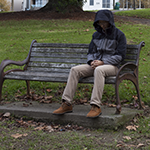
#> input picture Assignment3/Images/manSitting.png, 150 x 150 px, found by its file name
$ python OtsuMultiClasses.py
#> lines starting #> are read from the running program, lines starting #| are printed output that depends on the picture
import cv2 as cv
import numpy as np
from matplotlib import pyplot as plt
from skimage import img_as_ubyte
from skimage.filters import threshold_multiotsu
from matplotlib.colors import ListedColormap

sittingImage = r"C:\Users\ppatu\Computer-Vision-Assignments\Computer-Vision-Assignments\Assignment3\Images\manSitting.png"
standingImage = r"C:\Users\ppatu\Computer-Vision-Assignments\Computer-Vision-Assignments\Assignment3\Images\manStanding.png"
binaryImage = r"C:\Users\ppatu\Computer-Vision-Assignments\Computer-Vision-Assignments\Assignment3\Images\binaryImage.png"

def binaryOtsu(image_paths):
    for idx, image_path in enumerate(image_paths):     # Cycles through each listed image
        image = cv.imread(image_path, cv.IMREAD_COLOR) # Loads the image with color
#> image is the input picture: shape (150, 150, 3); mean B, G, R 66.9, 81.4, 82.1
        blur = cv.cvtColor(image, cv.COLOR_BGR2GRAY)   # Converts to grayscale for Otsu function
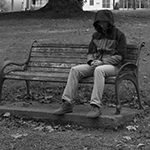
#> blur: shape (150, 150); min 0, max 255, mean 79.9

               # Gaussian filter allows for smoother segmentation

        # multi level classes
        thresholds = threshold_multiotsu(blur, classes=5)
#> thresholds = [51, 82, 114, 168]
        regions = np.digitize(blur, bins=thresholds)
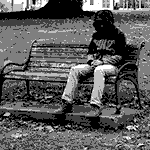
#> regions: shape (150, 150) int64; min 0, max 4, mean 1.41; drawn with min black and max white
        output = img_as_ubyte(regions)
        #Color Thresholds
        colorMap = ListedColormap(['red', 'green', 'blue', 'yellow', 'purple'])
        colorOutput = colorMap(output / output.max())
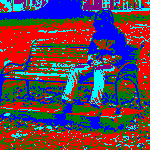
#> colorOutput: shape (150, 150, 4) float64; mean of channels 0, 1, 2, 3 0.326, 0.251, 0.371, 1; drawn as B, G, R

        # Original image
        plt.subplot(len(image_paths), 2, idx * 2 + 1)
        plt.imshow(cv.cvtColor(image, cv.COLOR_BGR2RGB))
        plt.title(f"Original Image {idx + 1}")
        plt.xticks([])  # Remove x-axis ticks
        plt.yticks([])  # Remove y-axis ticks

        # Multi class image
        plt.subplot(len(image_paths), 2, idx * 2 + 2)
        plt.imshow(colorOutput)
        plt.title(f"Multi-Class No Gaussian {idx + 1}")
        plt.xticks([])
        plt.yticks([])
#> pass 2 of the loop in binaryOtsu, `for idx, image_path in enumerate(image_paths):`:
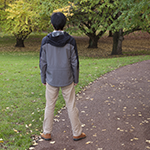
#> input picture Assignment3/Images/manStanding.png, 150 x 150 px, found by its file name
#> in binaryOtsu, image is the input picture: shape (150, 150, 3); mean B, G, R 86, 113.1, 116.7
#> in binaryOtsu, `blur = cv.cvtColor(image, cv.COLOR_BGR2GRAY)`:
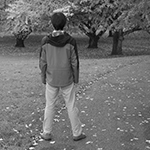
#> blur: shape (150, 150); min 0, max 255, mean 111
#> thresholds = [60, 95, 123, 152]
#> in binaryOtsu, `colorOutput = colorMap(output / output.max())`:
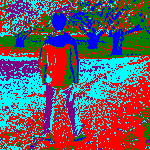
#> colorOutput: shape (150, 150, 4) float64; mean of channels 0, 1, 2, 3 0.4, 0.356, 0.41, 1; drawn as B, G, R
#> pass 3 of the loop in binaryOtsu, `for idx, image_path in enumerate(image_paths):`:
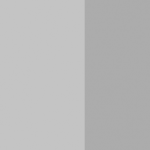
#> input picture Assignment3/Images/binaryImage.png, 150 x 150 px, found by its file name
#> in binaryOtsu, image is the input picture: shape (150, 150, 3); min 171, max 196, mean 185.4
#> thresholds = [172, 188, 189, 195]
#> in binaryOtsu, `regions = np.digitize(blur, bins=thresholds)`:
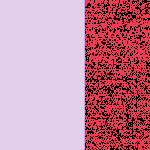
#> regions: shape (150, 150) int64; 5 distinct labels, from 0 to 4; one colour per label, 0 black
#> in binaryOtsu, `colorOutput = colorMap(output / output.max())`:
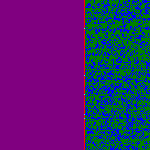
#> colorOutput: shape (150, 150, 4) float64; mean of channels 0, 1, 2, 3 0.435, 0.141, 0.288, 1; drawn as B, G, R


def meanShift(image_paths):
    for idx, image_path in enumerate(image_paths):

        image = cv.imread(image_path, cv.IMREAD_COLOR)
        image = cv.cvtColor(image, cv.COLOR_BGR2RGB)
        sp = 20
        sr = 40
        # Apply mean shift filtering
        filtered = cv.pyrMeanShiftFiltering(image, sp, sr)

        # Display the original and filtered images
        plt.subplot(len(image_paths), 2, idx * 2 + 1)
        plt.imshow(image)
        plt.title(f"Original Image {idx + 1}")
        plt.xticks([])
        plt.yticks([])

        plt.subplot(len(image_paths), 2, idx * 2 + 2)
        plt.imshow(filtered)
        plt.title(f"Multi-Class Segmentation {idx + 1}")
        plt.xticks([])
        plt.yticks([])

image_paths = [sittingImage, standingImage, binaryImage]

binaryOtsu(image_paths)
#meanShift(image_paths)
plt.show()
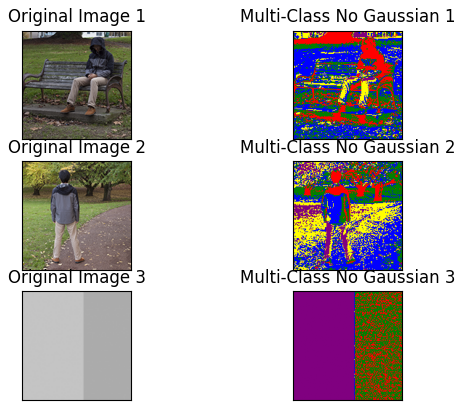
#> figure drawn by matplotlib, 6 panels
